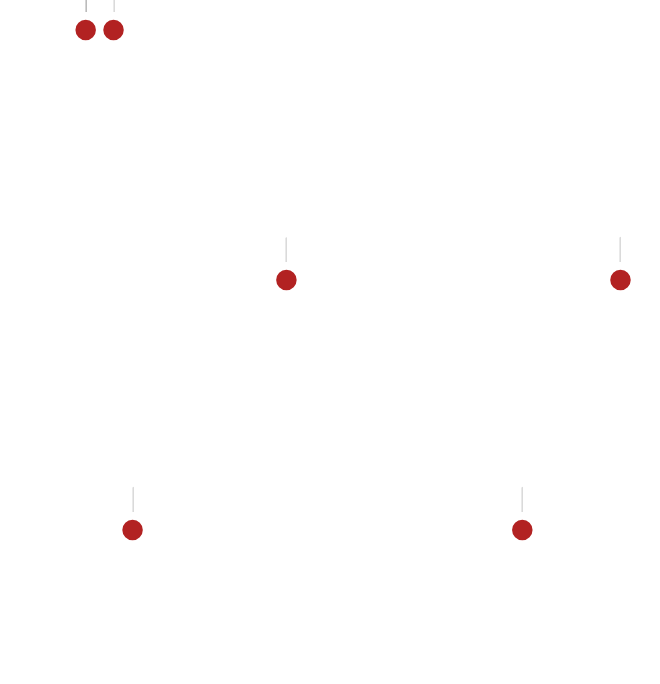

Write the Vega-Lite specification saved for this chart.
### Vega specification from a JSON file in a GitHub repository (floating-point values rounded to 4 significant figures)
{"$schema": "https://vega.github.io/schema/vega/v5.json", "description": "a serpentine timeline. The serpentine shape can be an option for instances where an oblong canvas is not ideal. The shape can be customized using many of the signals below. Input bindings have been included for demonstration purposes", "padding": 15, "width": 300, "signals": [{"name": "width", "init": "width", "bind": {"name": "straight width", "input": "range", "min": 0, "max": 2000, "step": 1}, "on": [{"events": [{"signal": "annotations"}], "update": "width+1"}, {"events": [{"signal": "annotations"}], "update": "width-1"}, {"events": [{"signal": "mO"}], "update": "width+1"}, {"events": [{"signal": "mO"}], "update": "width-1"}, {"events": [{"signal": "tLO"}], "update": "width+1"}, {"events": [{"signal": "tLO"}], "update": "width-1"}, {"events": [{"signal": "sN"}], "update": "width+1"}, {"events": [{"signal": "sN"}], "update": "width-1"}, {"events": [{"signal": "mO"}], "update": "height+1"}, {"events": [{"signal": "mO"}], "update": "height-1"}, {"events": [{"signal": "tLO"}], "update": "height+1"}, {"events": [{"signal": "tLO"}], "update": "height-1"}]}, {"name": "sH", "description": "serpentine: diameter of arcs", "value": 125, "bind": {"name": "arc diameter", "input": "range", "min": 25, "max": 400, "step": 1}}, {"name": "labelsOnHover", "description": "milestone: show labels on hover only", "value": false, "bind": {"name": "hover labels", "input": "checkbox"}}, {"name": "sN", "description": "serpentine: number of arcs", "value": 2.2, "bind": {"name": "# of arcs", "input": "range", "min": 0, "max": 20, "step": 0.01}}, {"name": "tC", "description": "ticks: number of axis ticks to display on the timeline", "value": 21, "bind": {"name": "tick count", "input": "range", "min": 0, "max": 100, "step": 1}}, {"name": "tLO", "description": "ticks: the offset for the tick labels", "value": 8}, {"name": "mO", "description": "milestone: the offset for the milestone markers", "value": 35, "bind": {"name": "milestone offset", "input": "range", "min": 0, "max": 50, "step": 0.5}}, {"name": "sR0P", "description": "serpentine: percentage of width of canvas for the start of the timeline", "value": 0, "bind": {"name": "timeline x0 %", "input": "range", "min": 0, "max": 1, "step": 0.01}}, {"name": "sLP", "description": "serpentine: percentage of total length of canvas for the end of the timeline", "value": 1, "bind": {"name": "timeline len %", "input": "range", "min": 0, "max": 1, "step": 0.01}}, {"name": "annotationStart", "value": "", "bind": {"name": "start annotation", "input": "text"}}, {"name": "annotationEnd", "value": "Today", "bind": {"name": "end annotation", "input": "text"}}, {"name": "includeArrows", "value": true, "bind": {"name": "include arrows", "input": "checkbox"}}, {"name": "sT", "description": "serpentine: thicknes of the line", "value": 5, "bind": {"name": "line thickness", "input": "range", "min": 1, "max": 10, "step": 0.5}}, {"name": "domain", "init": "[year(now())-100, year(now())]", "description": "serpentine: manually set the domain extent for the timeline, otherwise set to null to have the domain calculated for you"}, {"name": "sRange", "description": "serpentine: range for the serpentine scale", "update": "[sR0P*width,sL*sLP]"}, {"name": "annotations", "description": "serpentine: annotations that appear at the start and end of the timeline", "update": "{start: (isValid(annotationStart) ? annotationStart : ''), end: (isValid(annotationEnd) ? annotationEnd : '')}"}, {"name": "sD", "update": "[2, 2]", "description": "serpentine: dash array for the serpentine line"}, {"name": "reverse", "description": "serpentine: boolean to indicate whether the scale for the timeline should be reversed", "value": false}, {"name": "sPct", "description": "serpentine: percentage of width for the straight portions of the timeline", "value": 1, "update": "sPct < 0.25 ? 0 : sPct < 0.75 ? 0.5 : 1"}, {"name": "sW", "description": "serpentine: horizontal length of straight segments", "update": "sPct*width"}, {"name": "sL", "description": "serpentine: total length of line", "update": "(sN+1)*sW+(sN)*sH*PI/2"}, {"name": "sA", "description": "serpentine: length of an arc segment", "update": "(sH*PI/2)"}, {"name": "sWsA", "description": "serpentine: length of a line + arc segment", "update": "(sW + sH*PI/2)"}, {"name": "sDomain", "description": "serpentine: domain for the serpentine scale", "init": "domain ? domain : [+extent(pluck(data('dataset'), 'domain'))[0], +extent(pluck(data('dataset'), 'domain'))[1]]"}, {"name": "hoverFocus", "value": 0, "on": [{"events": {"type": "mouseover"}, "update": "isValid(datum) && isValid(isValid(datum['domain'])) ? datum : null"}, {"events": {"type": "mouseout"}, "update": "null"}]}, {"name": "height", "description": "calculated height", "update": "extent(pluck(data('serpentine'), 'y'))[1]"}], "scales": [{"name": "sS1", "type": "linear", "zero": false, "reverse": {"signal": "reverse"}, "domain": {"signal": "sDomain"}, "range": {"signal": "sRange"}}, {"name": "footerY", "type": "band", "domain": {"data": "footer", "field": "id"}, "range": [{"signal": "height+60"}, {"signal": "height+60+length(data('footer'))*11"}]}], "marks": [{"name": "axis_group", "description": "group containing all the axis marks - annotations, domain, arrow indicators, tick lines, tick labels on straightaways, tick labels on arcs", "type": "group", "marks": [{"name": "annotations", "description": "Text marks that appear at the start and end of the timeline. Configured using the 'annotations' signal", "from": {"data": "domain_extent"}, "on": [{"trigger": "annotations", "modify": "annotations"}], "type": "text", "interactive": false, "encode": {"update": {"x": {"field": "x"}, "y": {"field": "y"}, "text": {"signal": "datum['category'] === 'start' ? annotations['start'] : annotations['end']"}, "fontSize": {"value": 10}, "baseline": {"value": "middle"}, "align": {"field": "align"}, "angle": {"field": "angle"}, "dx": {"field": "dx"}, "dy": {"signal": "1"}, "fill": {"value": "gray"}}}}, {"name": "serpentine_line", "description": "The serpentine-shaped line that acts as the axis domain line", "type": "line", "from": {"data": "serpentine"}, "interactive": false, "encode": {"update": {"x": {"field": "x"}, "y": {"field": "y"}, "strokeDash": {"signal": "sD"}, "stroke": {"value": "#888"}, "strokeWidth": {"signal": "sT"}}}}, {"name": "arrow_marks", "description": "The arrows to indicate direction that appear at the beginning and end of each arc+straightaway combonation", "type": "text", "from": {"data": "segment_ends"}, "interactive": false, "encode": {"update": {"x": {"field": "x"}, "y": {"field": "y"}, "dy": {"value": 1}, "text": {"value": "➤"}, "fontSize": {"signal": "18"}, "fill": {"value": "#000"}, "stroke": {"value": "#fff"}, "strokeWidth": {"value": 1}, "angle": {"signal": "datum['direction'] === '→' ? 0 : 180"}, "align": {"value": "center"}, "baseline": {"value": "middle"}}}}, {"name": "tick_marks", "description": "The line (text mark) designated to each tick", "from": {"data": "ticks"}, "type": "text", "interactive": false, "encode": {"update": {"x": {"field": "x"}, "y": {"field": "y"}, "dy": {"signal": "2.5*( datum['type'] === 'straight' ? 1 : datum['side'] === 'right' ? (round(datum['alpha']*(180/PI)) >= 90 ? -1 : 4) : (round(datum['alpha']*(180/PI)) > 89 ? -1 : 4))"}, "text": {"signal": "'|'"}, "fontSize": {"signal": "7"}, "fill": {"value": "#000"}, "angle": {"field": "labelAngle"}, "align": {"value": "center"}, "baseline": {"signal": "datum['type'] === 'straight' ? 'top' : 'bottom'"}}}}, {"name": "tick_labels_straight", "description": "The straightaway tick labels", "from": {"data": "ticks"}, "type": "text", "interactive": false, "encode": {"update": {"x": {"field": "x"}, "y": {"field": "y"}, "dy": {"field": "dy"}, "text": {"field": "domain"}, "fontSize": {"signal": "10"}, "fill": {"value": "#000"}, "align": {"value": "center"}, "angle": {"field": "labelAngle"}, "baseline": {"signal": "datum['type'] === 'straight' ? 'top' : 'bottom'"}}}}]}, {"name": "milestone_connecting_lines", "description": "The milestone lines that connect the markers to labels", "from": {"data": "milestones"}, "type": "text", "interactive": false, "encode": {"update": {"text": {"signal": "'|'"}, "x": {"field": "x"}, "y": {"field": "y"}, "fontSize": {"value": 15}, "fontWeight": {"value": 100}, "dy": {"signal": "datum['type'] === 'arc' && (round(datum['alpha']*(180/PI)) > 89) ? 0.35 * (mO+3.5) : datum['dy']/2"}, "align": {"value": "center"}, "baseline": {"value": "middle"}, "angle": {"field": "labelAngle"}, "fillOpacity": {"value": 0.35}, "opacity": {"signal": "isValid(hoverFocus) && datum['label'] === hoverFocus['label'] ? 1 : labelsOnHover ? 0 : 1"}}}}, {"name": "milestone_markers", "description": "The milestone timeline markers", "from": {"data": "milestones"}, "type": "symbol", "interactive": true, "encode": {"update": {"x": {"field": "x"}, "y": {"field": "y"}, "size": {"signal": "labelsOnHover && isValid(hoverFocus) && datum['label'] === hoverFocus['label'] ? 200 : 150"}, "fill": {"signal": "labelsOnHover ? isValid(hoverFocus) && datum['label'] === hoverFocus['label'] ? 'firebrick' : '#e4b3b4' : 'firebrick'"}, "stroke": {"signal": "labelsOnHover ? isValid(hoverFocus) && datum['label'] === hoverFocus['label'] ? '#fff' : 'firebrick' : '#fff'"}, "strokeWidth": {"signal": "labelsOnHover ? 1 : 2"}, "cursor": {"signal": "labelsOnHover ? 'pointer' : 'default'"}}}}, {"name": "milestone_label_backgrounds", "description": "The white backgrounds for milestone labels", "from": {"data": "milestones"}, "type": "text", "interactive": false, "encode": {"update": {"x": {"field": "x"}, "y": {"field": "y"}, "dy": {"field": "dy"}, "text": {"signal": "datum['domain'] + ' - ' + datum['label']"}, "fontSize": {"signal": "10"}, "fill": {"value": "#fff"}, "stroke": {"value": "#fff"}, "strokeWidth": {"value": 7}, "angle": {"field": "labelAngle"}, "align": {"value": "center"}, "baseline": {"signal": "datum['type'] === 'straight' ? 'top' : 'bottom'"}, "opacity": {"signal": "isValid(hoverFocus) && datum['label'] === hoverFocus['label'] ? 1 : labelsOnHover ? 0 : 1"}}}}, {"name": "milestone_labels", "description": "The milestone labels", "from": {"data": "milestones", "transform": [{"type": "aggregate", "groupby": ["domain", "x", "y", "dy", "labelAngle", "type"], "fields": ["label"], "ops": ["values"], "as": ["labels"]}]}, "type": "text", "interactive": false, "encode": {"update": {"x": {"field": "x"}, "y": {"field": "y"}, "dy": {"field": "dy"}, "text": {"signal": "datum['domain'] + ': ' + join(datum['labels'], ', ')"}, "fontSize": {"signal": "10"}, "fill": {"value": "firebrick"}, "angle": {"field": "labelAngle"}, "align": {"value": "center"}, "baseline": {"signal": "datum['type'] === 'straight' ? 'top' : 'bottom'"}, "opacity": {"signal": "isValid(hoverFocus) && hoverFocus['domain'] === datum['domain'] ? 1 : labelsOnHover ? 0 : 1"}}}}], "data": [{"name": "dataset", "values": [{"domain": 1928, "label": "Major Event A"}, {"domain": 1928, "label": "Major Event B"}, {"domain": 1929, "label": "Major Event C"}, {"domain": 1962, "label": "Major Event D"}, {"domain": 1974, "label": "Major Event E"}, {"domain": 1990, "label": "Major Event F"}, {"domain": 2001, "label": "Major Event G"}, {"domain": 2015, "label": "Major Event H"}]}, {"name": "serpentineDomain", "values": [{}], "transform": [{"type": "formula", "expr": "sequence(sDomain[0],sDomain[1], 0.1 )", "as": "domain"}, {"type": "flatten", "fields": ["domain"]}]}, {"name": "milestoneDomain", "source": "dataset", "transform": [{"type": "project", "fields": ["domain"]}]}, {"name": "tickDomain", "values": [{}], "transform": [{"type": "formula", "expr": "sequence(1,tC+1, 1)", "as": "id"}, {"type": "flatten", "fields": ["id"]}, {"type": "formula", "expr": "datum['id'] === 1 ? sDomain[0] : datum['id'] === tC ? sDomain[1] : null", "as": "domain"}, {"type": "formula", "expr": "round(isValid(datum['domain']) ? datum['domain'] : (sDomain[0] + (sDomain[1]-sDomain[0])*((datum['id']-1)/(tC-1))))", "as": "domain"}, {"type": "project", "fields": ["domain"]}]}, {"name": "componentEncodings", "values": [{"category": "start"}, {"category": "serpentine"}, {"category": "milestone"}, {"category": "tick"}, {"category": "end"}], "transform": [{"type": "formula", "expr": "now()", "as": "timestamp"}, {"type": "formula", "expr": "datum['category'] === 'start' ? [sDomain[reverse ? 1 : 0]] : datum['category'] === 'serpentine' ? pluck(data('serpentineDomain'), 'domain') : datum['category'] === 'milestone' ? pluck(data('dataset'), 'domain') : datum['category']==='tick' ? pluck(data('tickDomain'), 'domain') : datum['category'] === 'end' ? [sDomain[reverse ? 0 : 1]] : null", "as": "domain"}, {"type": "flatten", "fields": ["domain"]}, {"type": "formula", "expr": "+datum['domain']", "as": "domain"}, {"type": "window", "ops": ["row_number"], "sort": {"field": "domain"}, "groupby": ["category"], "as": ["id"]}, {"type": "formula", "expr": "scale('sS1', datum['domain'])", "as": "sK"}, {"type": "formula", "expr": "floor(datum['sK'] / (sW + sH*PI/2))", "as": "i"}, {"type": "formula", "expr": "datum['sK'] % (sW + sH*PI/2)", "as": "r"}, {"type": "formula", "expr": "(datum['r'] - sW)/(sH/2)", "as": "alpha"}, {"type": "formula", "expr": "(((datum['i']+1)*sWsA)-sA) >= datum['sK'] ? 'straight' : 'arc'", "as": "type"}, {"type": "formula", "expr": "(datum['i']%2 == 0) ? min(datum['r'],sW) : max(sW-datum['r'], 0)", "as": "xStraight"}, {"type": "formula", "expr": "datum['type'] === 'straight' ? datum['xStraight'] : datum['xStraight'] + (datum['i']%2 == 0 ? sin(datum['alpha'])*sH/2 : -sin(datum['alpha'])*sH/2)", "as": "x"}, {"type": "formula", "expr": "datum['type'] === 'straight' ? datum['i']*sH : (datum['i']*sH) + (1 - cos(datum['alpha']))*sH/2", "as": "y"}, {"type": "formula", "expr": "datum['type'] === 'straight' ? null : datum['i']%2===0?'right':'left'", "as": "side"}, {"type": "formula", "expr": "datum['type'] === 'straight' ? null : datum['alpha']<PI/2?'top':'bottom'", "as": "hemisphere"}, {"type": "formula", "expr": "datum['type'] === 'straight' ? 0 : (datum['side'] === 'left' ? -1 : 1) *datum['alpha']*(180/PI)+(datum['alpha'] < PI/2 ? 0 : 180)", "as": "labelAngle"}, {"type": "formula", "expr": "datum['i']%2===0 ?'→':'←'", "as": "direction"}, {"type": "formula", "expr": "datum['type'] === 'straight' ? datum['direction'] : datum['side'] === 'left' ? datum['hemisphere'] === 'top'? '←' : '→' :  datum['hemisphere'] === 'top'? '→' : '←'", "as": "direction"}]}, {"name": "serpentine", "source": "componentEncodings", "transform": [{"type": "filter", "expr": "datum['category'] === 'serpentine'"}]}, {"name": "ticks", "source": "componentEncodings", "transform": [{"type": "filter", "expr": "datum['category'] === 'tick'"}, {"type": "formula", "expr": "!isValid(datum['side']) ? (tLO+3.5) : datum['side'] === 'right' ? (round(datum['alpha']*(180/PI)) >= 90 ? -1 : 1.75) * (tLO+3.5) : (round(datum['alpha']*(180/PI)) > 89 ? -1 : 1.75) * (tLO+3.5)", "as": "dy"}]}, {"name": "domain_extent", "source": "componentEncodings", "transform": [{"type": "filter", "expr": "datum['category'] === 'start' || datum['category'] === 'end'"}, {"type": "formula", "expr": "datum['category'] === 'start' ? 'right' : datum['direction'] === '←' && datum['type'] === 'straight' ? 'right' : datum['side'] === 'left' ? 'right' : 'left'", "as": "align"}, {"type": "formula", "expr": "datum['category'] === 'start' ? -tLO-5 :  datum['direction'] === '←'  && datum['type'] === 'straight' ? -tLO-5 : datum['side'] === 'left' ? -tLO-5 : tLO+5", "as": "dx"}]}, {"name": "segment_ends", "source": "componentEncodings", "transform": [{"type": "filter", "expr": "includeArrows && datum['category'] === 'serpentine'"}, {"type": "joinaggregate", "fields": ["id", "id"], "ops": ["min", "max"], "groupby": ["i"], "as": ["minId", "maxId"]}, {"type": "filter", "expr": "datum['id'] === (reverse ? datum['maxId'] : datum['minId'])"}]}, {"name": "footer", "values": [{"id": 1, "text": ["Data Source:", "https://ourworldindata.org/mass-extinctions"], "href": "https://ourworldindata.org/mass-extinctions"}, {"id": 2, "text": ["Icons:", "https://fontawesome.com/"], "href": "https://fontawesome.com/"}, {"id": 3, "text": ["Data Viz By:", "Madison Giammaria"], "href": "https://www.linkedin.com/in/madison-giammaria-58463b33"}]}, {"name": "milestones", "source": "componentEncodings", "transform": [{"type": "filter", "expr": "datum['category'] === 'milestone'"}, {"type": "lookup", "key": "domain", "from": "dataset", "fields": ["domain"], "values": ["label", "color"]}, {"type": "formula", "expr": "!isValid(datum['side']) ? -(mO) : datum['side'] === 'right' ? (round(datum['alpha']*(180/PI)) >= 90 ? 1 : -0.5) * (mO+3.5) : (round(datum['alpha']*(180/PI)) > 89 ? 1 : -0.5) * (mO+3.5)", "as": "dy"}, {"type": "formula", "expr": "(isValid(hoverFocus) && hoverFocus['domain']===datum['domain']) ? 1 : 0.4", "as": "fillOpacity"}]}]}
